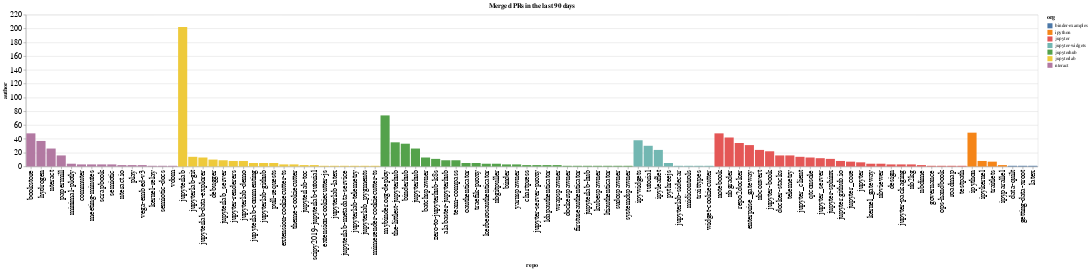

The cell this chart's notebook holds for it:
### Code cell
prs_by_repo = merged.groupby(['org', 'repo']).count()['author'].reset_index().sort_values(['org', 'author'], ascending=False)
alt.Chart(data=prs_by_repo, title=f"Merged PRs in the last {n_days} days").mark_bar().encode(
    x=alt.X('repo', sort=prs_by_repo['repo'].values.tolist()),
    y='author',
    color='org'
)

### Figure 1 — Vega-Lite specification as saved in the notebook (floating-point values rounded to 4 significant figures)
{"$schema": "https://vega.github.io/schema/vega-lite/v3.3.0.json", "config": {"axisBottom": {"labelFontSize": 15}, "axisLeft": {"labelFontSize": 15}}, "data": {"name": "data-1fdb2e8ebf79998a55d7e1e462adfcc5"}, "datasets": {"data-1fdb2e8ebf79998a55d7e1e462adfcc5": [{"author": 48, "org": "nteract", "repo": "bookstore"}, {"author": 37, "org": "nteract", "repo": "hydrogen"}, {"author": 26, "org": "nteract", "repo": "nteract"}, {"author": 16, "org": "nteract", "repo": "papermill"}, {"author": 4, "org": "nteract", "repo": "minimal-plotly"}, {"author": 3, "org": "nteract", "repo": "commuter"}, {"author": 3, "org": "nteract", "repo": "meeting-minutes"}, {"author": 3, "org": "nteract", "repo": "scrapbook"}, {"author": 3, "org": "nteract", "repo": "semiotic"}, {"author": 2, "org": "nteract", "repo": "nteract.io"}, {"author": 2, "org": "nteract", "repo": "play"}, {"author": 2, "org": "nteract", "repo": "vega-embed-v3"}, {"author": 1, "org": "nteract", "repo": "kernel-relay"}, {"author": 1, "org": "nteract", "repo": "semiotic-docs"}, {"author": 1, "org": "nteract", "repo": "vdom"}, {"author": 202, "org": "jupyterlab", "repo": "jupyterlab"}, {"author": 14, "org": "jupyterlab", "repo": "jupyterlab-git"}, {"author": 13, "org": "jupyterlab", "repo": "jupyterlab-data-explorer"}, {"author": 10, "org": "jupyterlab", "repo": "debugger"}, {"author": 9, "org": "jupyterlab", "repo": "jupyterlab_server"}, {"author": 8, "org": "jupyterlab", "repo": "jupyter-renderers"}, {"author": 8, "org": "jupyterlab", "repo": "jupyterlab-demo"}, {"author": 5, "org": "jupyterlab", "repo": "jupyterlab-commenting"}, {"author": 5, "org": "jupyterlab", "repo": "jupyterlab-github"}, {"author": 5, "org": "jupyterlab", "repo": "pull-requests"}, {"author": 3, "org": "jupyterlab", "repo": "extension-cookiecutter-ts"}, {"author": 3, "org": "jupyterlab", "repo": "theme-cookiecutter"}, {"author": 2, "org": "jupyterlab", "repo": "jupyterlab-toc"}, {"author": 2, "org": "jupyterlab", "repo": "scipy2019-jupyterlab-tutorial"}, {"author": 1, "org": "jupyterlab", "repo": "extension-cookiecutter-js"}, {"author": 1, "org": "jupyterlab", "repo": "jupyterlab-latex"}, {"author": 1, "org": "jupyterlab", "repo": "jupyterlab-metadata-service"}, {"author": 1, "org": "jupyterlab", "repo": "jupyterlab-telemetry"}, {"author": 1, "org": "jupyterlab", "repo": "jupyterlab_pygments"}, {"author": 1, "org": "jupyterlab", "repo": "mimerender-cookiecutter-ts"}, {"author": 74, "org": "jupyterhub", "repo": "mybinder.org-deploy"}, {"author": 35, "org": "jupyterhub", "repo": "the-littlest-jupyterhub"}, {"author": 33, "org": "jupyterhub", "repo": "binderhub"}, {"author": 26, "org": "jupyterhub", "repo": "jupyterhub"}, {"author": 13, "org": "jupyterhub", "repo": "batchspawner"}, {"author": 11, "org": "jupyterhub", "repo": "zero-to-jupyterhub-k8s"}, {"author": 9, "org": "jupyterhub", "repo": "alabaster-jupyterhub"}, {"author": 9, "org": "jupyterhub", "repo": "team-compass"}, {"author": 5, "org": "jupyterhub", "repo": "oauthenticator"}, {"author": 5, "org": "jupyterhub", "repo": "traefik-proxy"}, {"author": 4, "org": "jupyterhub", "repo": "kerberosauthenticator"}, {"author": 4, "org": "jupyterhub", "repo": "nbgitpuller"}, {"author": 3, "org": "jupyterhub", "repo": "binder"}, {"author": 3, "org": "jupyterhub", "repo": "yarnspawner"}, {"author": 2, "org": "jupyterhub", "repo": "chartpress"}, {"author": 2, "org": "jupyterhub", "repo": "jupyter-server-proxy"}, {"author": 2, "org": "jupyterhub", "repo": "ldapauthenticator"}, {"author": 2, "org": "jupyterhub", "repo": "wrapspawner"}, {"author": 1, "org": "jupyterhub", "repo": "dockerspawner"}, {"author": 1, "org": "jupyterhub", "repo": "firstuseauthenticator"}, {"author": 1, "org": "jupyterhub", "repo": "jupyterlab-hub"}, {"author": 1, "org": "jupyterhub", "repo": "kubespawner"}, {"author": 1, "org": "jupyterhub", "repo": "ltiauthenticator"}, {"author": 1, "org": "jupyterhub", "repo": "sudospawner"}, {"author": 1, "org": "jupyterhub", "repo": "systemdspawner"}, {"author": 38, "org": "jupyter-widgets", "repo": "ipywidgets"}, {"author": 30, "org": "jupyter-widgets", "repo": "tutorial"}, {"author": 24, "org": "jupyter-widgets", "repo": "ipyleaflet"}, {"author": 5, "org": "jupyter-widgets", "repo": "pythreejs"}, {"author": 1, "org": "jupyter-widgets", "repo": "jupyterlab-sidecar"}, {"author": 1, "org": "jupyter-widgets", "repo": "midicontrols"}, {"author": 1, "org": "jupyter-widgets", "repo": "traittypes"}, {"author": 1, "org": "jupyter-widgets", "repo": "widget-cookiecutter"}, {"author": 48, "org": "jupyter", "repo": "notebook"}, {"author": 42, "org": "jupyter", "repo": "nbgrader"}, {"author": 34, "org": "jupyter", "repo": "repo2docker"}, {"author": 31, "org": "jupyter", "repo": "enterprise_gateway"}, {"author": 24, "org": "jupyter", "repo": "nbconvert"}, {"author": 22, "org": "jupyter", "repo": "jupyter-book"}, {"author": 16, "org": "jupyter", "repo": "docker-stacks"}, {"author": 16, "org": "jupyter", "repo": "telemetry"}, {"author": 14, "org": "jupyter", "repo": "jupyter_client"}, {"author": 13, "org": "jupyter", "repo": "qtconsole"}, {"author": 12, "org": "jupyter", "repo": "jupyter_server"}, {"author": 11, "org": "jupyter", "repo": "jupyter-sphinx"}, {"author": 8, "org": "jupyter", "repo": "jupyter.github.io"}, {"author": 7, "org": "jupyter", "repo": "jupyter_core"}, {"author": 6, "org": "jupyter", "repo": "jupyter"}, {"author": 4, "org": "jupyter", "repo": "kernel_gateway"}, {"author": 4, "org": "jupyter", "repo": "nbviewer"}, {"author": 3, "org": "jupyter", "repo": "design"}, {"author": 3, "org": "jupyter", "repo": "jupyter-packaging"}, {"author": 3, "org": "jupyter", "repo": "nb2kg"}, {"author": 2, "org": "jupyter", "repo": "nbdime"}, {"author": 1, "org": "jupyter", "repo": "governance"}, {"author": 1, "org": "jupyter", "repo": "ops-handbook"}, {"author": 1, "org": "jupyter", "repo": "roadmap"}, {"author": 1, "org": "jupyter", "repo": "testpath"}, {"author": 49, "org": "ipython", "repo": "ipython"}, {"author": 8, "org": "ipython", "repo": "ipykernel"}, {"author": 7, "org": "ipython", "repo": "traitlets"}, {"author": 2, "org": "ipython", "repo": "ipyparallel"}, {"author": 1, "org": "binder-examples", "repo": "data-quilt"}, {"author": 1, "org": "binder-examples", "repo": "getting-data-xroot"}, {"author": 1, "org": "binder-examples", "repo": "latex"}]}, "encoding": {"color": {"field": "org", "type": "nominal"}, "x": {"field": "repo", "sort": ["bookstore", "hydrogen", "nteract", "papermill", "minimal-plotly", "commuter", "meeting-minutes", "scrapbook", "semiotic", "nteract.io", "play", "vega-embed-v3", "kernel-relay", "semiotic-docs", "vdom", "jupyterlab", "jupyterlab-git", "jupyterlab-data-explorer", "debugger", "jupyterlab_server", "jupyter-renderers", "jupyterlab-demo", "jupyterlab-commenting", "jupyterlab-github", "pull-requests", "extension-cookiecutter-ts", "theme-cookiecutter", "jupyterlab-toc", "scipy2019-jupyterlab-tutorial", "extension-cookiecutter-js", "jupyterlab-latex", "jupyterlab-metadata-service", "jupyterlab-telemetry", "jupyterlab_pygments", "mimerender-cookiecutter-ts", "mybinder.org-deploy", "the-littlest-jupyterhub", "binderhub", "jupyterhub", "batchspawner", "zero-to-jupyterhub-k8s", "alabaster-jupyterhub", "team-compass", "oauthenticator", "traefik-proxy", "kerberosauthenticator", "nbgitpuller", "binder", "yarnspawner", "chartpress", "jupyter-server-proxy", "ldapauthenticator", "wrapspawner", "dockerspawner", "firstuseauthenticator", "jupyterlab-hub", "kubespawner", "ltiauthenticator", "sudospawner", "systemdspawner", "ipywidgets", "tutorial", "ipyleaflet", "pythreejs", "jupyterlab-sidecar", "midicontrols", "traittypes", "widget-cookiecutter", "notebook", "nbgrader", "repo2docker", "enterprise_gateway", "nbconvert", "jupyter-book", "docker-stacks", "telemetry", "jupyter_client", "qtconsole", "jupyter_server", "jupyter-sphinx", "jupyter.github.io", "jupyter_core", "jupyter", "kernel_gateway", "nbviewer", "design", "jupyter-packaging", "nb2kg", "nbdime", "governance", "ops-handbook", "roadmap", "testpath", "ipython", "ipykernel", "traitlets", "ipyparallel", "data-quilt", "getting-data-xroot", "latex"], "type": "nominal"}, "y": {"field": "author", "type": "quantitative"}}, "mark": "bar", "title": "Merged PRs in the last 90 days"}
